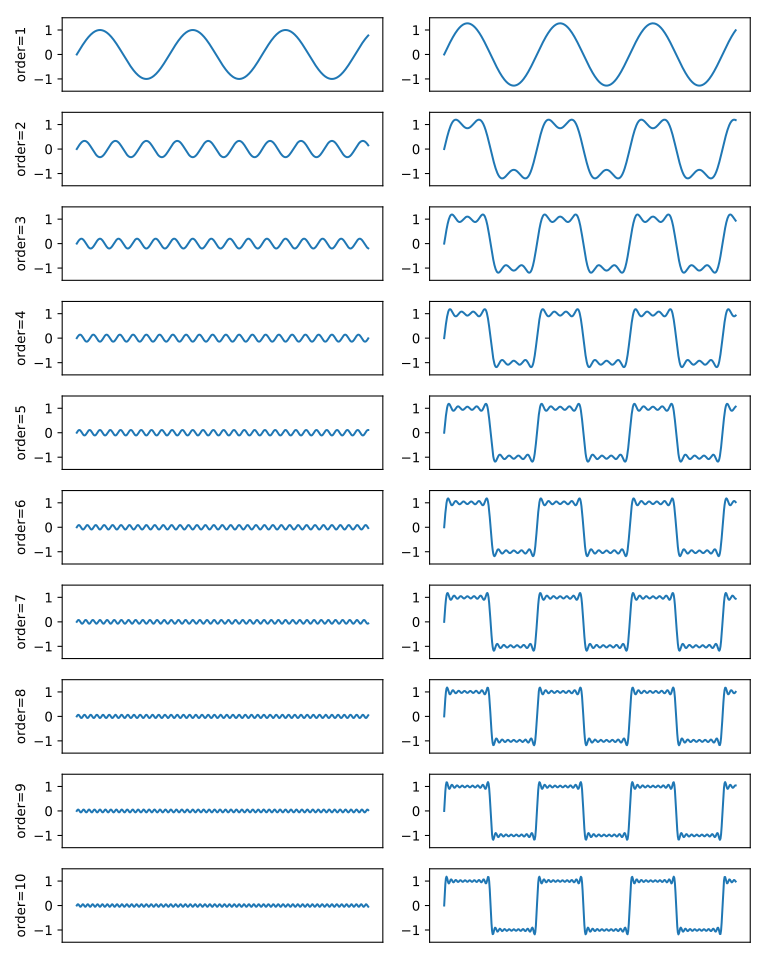

The Python source for this figure:
from __future__ import division

from numpy import linspace, sin, pi
import matplotlib.pyplot as plt

mainfig = plt.figure(figsize=(8, 10))
t = linspace(0, pi, 500)

for p, order in enumerate(range(0, 10)):

    d = [
        sin(2 * pi * (2 * k - 1) * t)/(2 * k - 1)
        for k in range(1, (order+2))
    ]

    ax = mainfig.add_subplot(10, 2, (2 * p)+1)
    ax.set_ylabel('order=%d' % (order+1))
    ax.yaxis.set_ticks([-2, -1, 0, 1, 2])
    ax.xaxis.set_ticks([])
    ax.set_autoscaley_on(False)
    ax.set_ylim([-1.5, 1.5])
    ax.plot(d[-1])

    d = (4/pi) * sum(d)
    ax = mainfig.add_subplot(10, 2, (2*p)+2)
    ax.yaxis.set_ticks([-2, -1, 0, 1, 2])
    ax.xaxis.set_ticks([])
    ax.set_autoscaley_on(False)
    ax.set_ylim([-1.5, 1.5])
    ax.plot(d)

mainfig.tight_layout()
mainfig.savefig('square-steps.svg')
